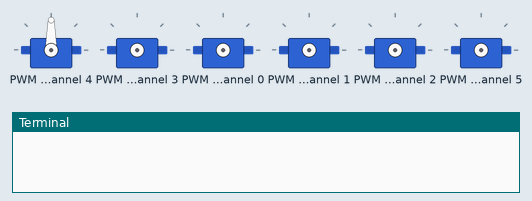
Recording of a program running on a simulated Raspberry Pi (BCM pin numbers). Parts: 6 × servo, the last lines printed to the terminal. At 14.5 s the program stops and its outputs stay as they are.

Above: at 0.15 s.
At 1.5 s:
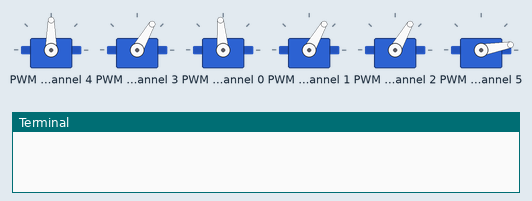
At 6.6 s:
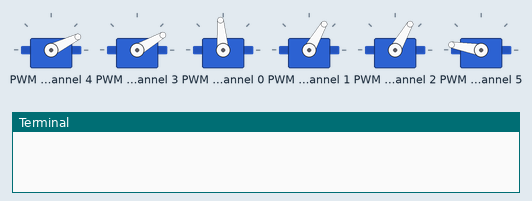
At 8.3 s:
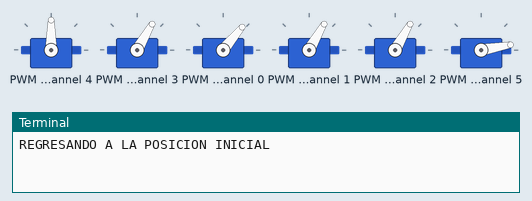
At 12.9 s:
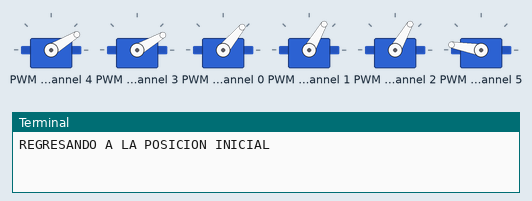
At 13.8 s:
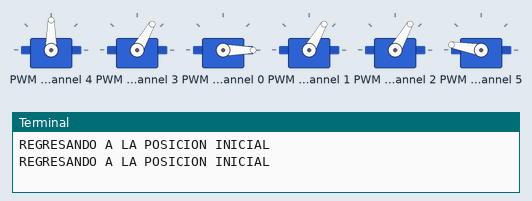
Timing chart, 0 to 15.7 s (numbered marks = the images above):
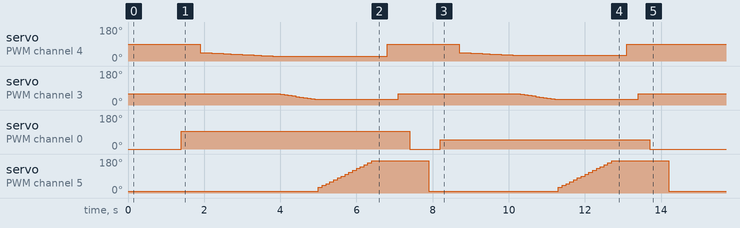

The program:

brazo_V3.py
```python
import time
from adafruit_servokit import ServoKit

# Constants
nbPCAServo = 16

# Parameters
MIN_IMP = [500] * nbPCAServo
MAX_IMP = [2500] * nbPCAServo
MIN_ANG = [0] * nbPCAServo
MAX_ANG = [180] * nbPCAServo

# Objects
pca = ServoKit(channels=16)

# Function to initialize pulse width range
def init():
    for i in range(nbPCAServo):
        pca.servo[i].set_pulse_width_range(MIN_IMP[i], MAX_IMP[i])

# movimiento de la garra

# Function to set initial positions
def set_initial_positions():

        MyServo = 4
        pca.servo[MyServo].angle = 90
        time.sleep(.3)

        MyServo = 3
        pca.servo[MyServo].angle = 60
        time.sleep(.3)

        MyServo = 0
        pca.servo[MyServo].angle = 0
        time.sleep(.3)


        # ---------------------------------
        angulo1y2 = 60
        MyServo = 1
        pca.servo[MyServo].angle = angulo1y2
        time.sleep(.1)
        MyServo = 2
        pca.servo[MyServo].angle = angulo1y2
        time.sleep(.1)
        # ---------------------------------

        MyServo = 5
        pca.servo[MyServo].angle = 10
        time.sleep(.3)


def set_primera_posicion():
    MyServo = 0
    pca.servo[MyServo].angle = 95
    time.sleep(.5)

    for i in range(45, 25, -1):  # El rango es desde 90 hasta 25 con decrementos de 1
        MyServo = 4
        pca.servo[MyServo].angle = i
        time.sleep(.1)

    for k in range(60, 28, -3):
        MyServo = 3
        pca.servo[MyServo].angle = k
        time.sleep(.1)

    for j in range(30, 180, +10):
        MyServo = 5
        pca.servo[MyServo].angle = j
        time.sleep(.1)

    time.sleep(.3)

    print("REGRESANDO A LA POSICION INICIAL")
    # POSICION INICIAL ============================================================
    set_initial_positions()


def set_segunda_posicion():
    MyServo = 0
    pca.servo[MyServo].angle = 50
    time.sleep(.5)

    for i in range(45, 30, -1):  # El rango es desde 90 hasta 25 con decrementos de 1
        MyServo = 4
        pca.servo[MyServo].angle = i
        time.sleep(.1)

    for k in range(60, 28, -3):
        MyServo = 3
        pca.servo[MyServo].angle = k
        time.sleep(.1)

    for j in range(30, 180, +10):
        MyServo = 5
        pca.servo[MyServo].angle = j
        time.sleep(.1)
    time.sleep(.3)
    print("REGRESANDO A LA POSICION INICIAL")
    set_initial_positions()


# Main function
def main():
    init()
    set_initial_positions()
    set_primera_posicion()
    set_segunda_posicion()


# Run main function
if __name__ == "__main__":
    main()
```

Measured:
- by itself, servo on PWM channel 4: ramps from 90° to 26° and jumps back, once every 6.3 s
- by itself, servo on PWM channel 3: ramps from 60° to 30° and jumps back, once every 6.3 s
- by itself, servo on PWM channel 0: 0° → 95° at 1.4 s, → 0° 6.0 s later, → 50° 0.80 s later, → 0° 5.5 s later
- by itself, servo on PWM channel 5: ramps from 10° to 170° and jumps back, once every 6.3 s
